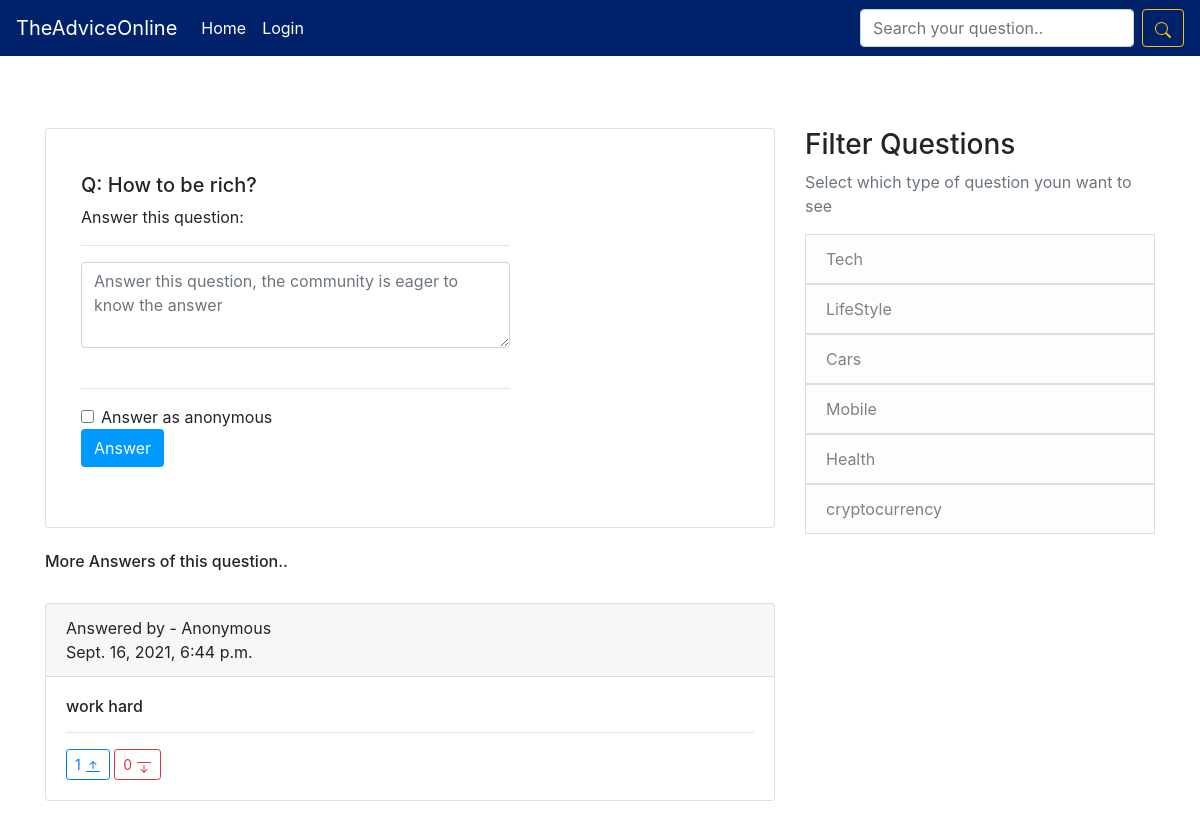
/answer/23, run on the app's committed database.
### question/models.py (models this page shows, shortened)
class Question(models.Model):
    asked_by = models.ForeignKey(User, on_delete=models.CASCADE)
    the_question = models.TextField()
    asked_when = models.DateTimeField(auto_now_add=True)
    question_category = models.CharField(max_length=30)
    is_anonymous = models.BooleanField(default=False)
    def __str__(self):
        return self.the_question

class Answer(models.Model):
    answered_by = models.ForeignKey(User, on_delete=models.CASCADE)
    answer_of = models.ForeignKey(Question, on_delete=models.CASCADE, blank=True,
                                  null=True, related_name="main")
    answer_of_sub = models.ForeignKey(Sub_question, on_delete=models.CASCADE, blank=True,
                                      null=True, related_name="sub")
    the_answer = models.TextField()
    answered_when = models.DateTimeField(auto_now_add=True)
    is_anonymous = models.BooleanField(default=False)
    is_verified = models.BooleanField(default=False)
    upvoted_user = models.ManyToManyField(User, related_name='upvotedUser', blank=True)
    downvoted_user = models.ManyToManyField(User, related_name='downvotedUser', blank=True)
    def __str__(self):
        return self.the_answer

class category(models.Model):
    cat = models.CharField(max_length=30)

### question/views.py (the view, shortened to what this page needs)
# urls.py: path('answer/<int:question_obj>', views.answer_question, name='answer'),
def answer_question(request, question_obj):
    user_ = request.user
    if request.method == 'GET':
        try:
            answered = []
            unanswered = []
            the_question = Question.objects.get(pk=question_obj)
            other_answers = Answer.objects.filter(answer_of=the_question).order_by('-answered_when')
            if user_ == the_question.asked_by:
                if Sub_question.objects.filter(main_question=the_question).count() == 0:
                    pass
                else:
                    temp = Sub_question.objects.filter(main_question=the_question)
                    for item in temp:
                        if item.is_answered:
                            answered.append(item)
                        else:
                            unanswered.append(item)
            else:
                temp = Sub_question.objects.filter(main_question=the_question)
                for item in temp:
                    if item.is_answered:
                        answered.append(item)
            cats = c.objects.all()
            return render(request, 'question/answer_page.html', {'the_question': the_question, 'other_answers': other_answers, 'answered': answered, 'unanswered': unanswered, 'cats': cats})
        except:
            messages.error(request, 'The question does not exist!')
            return redirect('/')

### templates/question/answer_page.html (shortened to what this page needs)
{% extends "base.html" %}
{% block main_content %}
<br><br><br>
<div class="card">
    <div class="card-body">
        <form action="{% url 'answer' the_question.pk %}" method="post">
            <div class="container my-4">
                <div class="row">
                    <div class="col-md-8">
                        <h5>Q: {{the_question}}</h5>
                        <p>Answer this question:</p>
                        <hr size="30px">
                        <textarea class="form-control" name="answer" cols="25" rows="3"
                            placeholder="Answer this question, the community is eager to know the answer"></textarea><br>
                        <hr size="30px">
                        <div class="form-check form-switch">
                            <input class="form-check-input" type="checkbox" name="is_ann" id="flexSwitchCheckChecked">
                            <label class="form-check-label" for="flexSwitchCheckChecked">Answer as anonymous</label>
                          </div>
                        <div class="form-group">
                            <button class="btn" style="background-color: #0099FF;color:white; position: relative;"
                                type="submit">Answer</button>
                        </div>
                    </div>
                </div>
            </div>
        </form>
    </div>
</div>
{% if other_answers %}
<br>
<h6>More Answers of this question..</h6>
<br>
{% for answer in other_answers %}
<div class="card">
    <div class="card-header">
        {% if answer.is_anonymous %}
        Answered by - Anonymous
        {% else %}
        Answerd by - <a href="">{{answer.answered_by.first_name}} {{answer.answered_by.last_name}}</a>
        {% endif %}
        <br>
        {{answer.answered_when}}
    </div>
    <div class="card-body">
        <h6>{{answer}}</h6>
        <hr size="30px">
        {% if user in answer.upvoted_user.all %}
            <a class="btn btn-primary" href="{% url 'up_vote' answer.pk %}">{{answer.upvoted_user.all.count}}
                <svg xmlns="http://www.w3.org/2000/svg" width="16" height="16" fill="currentColor"
                    class="bi bi-arrow-bar-up" viewBox="0 0 16 16">
                    <path fill-rule="evenodd"
                        d="M8 10a.5.5 0 0 0 .5-.5V3.707l2.146 2.147a.5.5 0 0 0 .708-.708l-3-3a.5.5 0 0 0-.708 0l-3 3a.5.5 0 1 0 .708.708L7.5 3.707V9.5a.5.5 0 0 0 .5.5zm-7 2.5a.5.5 0 0 1 .5-.5h13a.5.5 0 0 1 0 1h-13a.5.5 0 0 1-.5-.5z" />
                </svg>
            </a>
            <a class="btn btn-sm btn-outline-danger" href="{% url 'down_vote' answer.pk %}"> {{answer.downvoted_user.all.count}}
                <svg xmlns="http://www.w3.org/2000/svg" width="16" height="16" fill="currentColor"
                    class="bi bi-arrow-bar-down" viewBox="0 0 16 16">
                    <path fill-rule="evenodd"
                        d="M1 3.5a.5.5 0 0 1 .5-.5h13a.5.5 0 0 1 0 1h-13a.5.5 0 0 1-.5-.5zM8 6a.5.5 0 0 1 .5.5v5.793l2.146-2.147a.5.5 0 0 1 .708.708l-3 3a.5.5 0 0 1-.708 0l-3-3a.5.5 0 0 1 .708-.708L7.5 12.293V6.5A.5.5 0 0 1 8 6z" />
                </svg>
            </a>
        {% else %}
            <a class="btn btn-sm btn-outline-primary" href="{% url 'up_vote' answer.pk %}"> {{answer.upvoted_user.all.count}}
            </a>
            <a class="btn btn-sm btn-outline-danger" href="{% url 'down_vote' answer.pk %}"> {{answer.downvoted_user.all.count}}
            </a>
        {% endif %}
        <br>
    </div>
</div>
<br>
{% endfor %}
{% endif %}
{% endblock main_content %}

### templates/base.html (shortened to what this page needs)
<!DOCTYPE html>
<html>
<head>
    <link rel="stylesheet" href="https://cdn.jsdelivr.net/npm/bootstrap@4.6.0/dist/css/bootstrap.min.css">
</head>
<body>
    <nav class="navbar navbar-expand-lg navbar-dark bg-pial">
        <a class="navbar-brand" href="{% url 'home' %}">TheAdviceOnline</a>
        <div class="collapse navbar-collapse" id="navbarSupportedContent">
            <ul class="navbar-nav mr-auto">
                <li class="nav-item active">
                    <a class="nav-link" href="{% url 'home' %}">Home <span class="sr-only">(current)</span></a>
                </li>
                {% if user.is_authenticated %}
                <li class="nav-item active">
                  <a class="nav-link" href="{% url 'profile_handler' user.pk %}">Profile <span class="sr-only">(current)</span></a>
                </li>
                {% else %}
                <li class="nav-item active">
                  <a class="nav-link" href="{% url 'account_login' %}">Login <span class="sr-only">(current)</span></a>
                </li>
                {% endif %}
            </ul>
            <form action="{% url 'search' %}" class="form-inline my-2 my-lg-0" method="post">
                <input class="form-control mr-sm-2" type="search" name="search" placeholder="Search your question.." aria-label="Search">
                <button class="btn btn-outline-warning my-2 my-sm-0" type="submit"></button>
            </form>
        </div>
    </nav>
 <main role="main" class="container">
      <div class="row">
        <div class="col-lg-8">
          {% block main_content %}{% endblock main_content %}
        </div>
        <div class="col-lg-4 mt-4">
        <br> <br>
          <div class="content-section">
            {% if unanswered %}
          <h3>More</h3>
          <p class='text-muted'>You may also like to answer these questions too!
              <ul class="list-group">
                {% for i in unanswered %}
                  <a href="{% url 'sub_question' i.pk %}"><li class="list-group-item list-group-item-light">{{i.the_sub_question}}</li></a>
                {% endfor %}
              </ul>
            </p>
            {% else %}
            <h3>Filter Questions</h3>
            <p class='text-muted'>Select which type of question youn want to see
              <ul class="list-group">
              {% for x in cats %}
                <a href="{% url 'search2' x.pk %}"><li class="list-group-item list-group-item-light">{{x.cat}}</li></a>
              {% endfor %}
              </ul>
            </p>
            {% endif %}
          </div>
        </div>
      </div>
    </main>
</body>

### templates/base.html (style rules this page uses)
.bg-pial { background-color: #00226b; }

### data on the page
Question: the_question "How to be rich?"
Answer: is_anonymous "Answered by - Anonymous", answered_when "Sept. 16, 2021, 6:44 p.m.", the_answer "work hard", upvoted_user.all.count "1", downvoted_user.all.count "0"
category: cat "Tech"
category: cat "LifeStyle"
category: cat "Cars"
category: cat "Mobile"
category: cat "Health"
category: cat "cryptocurrency"
